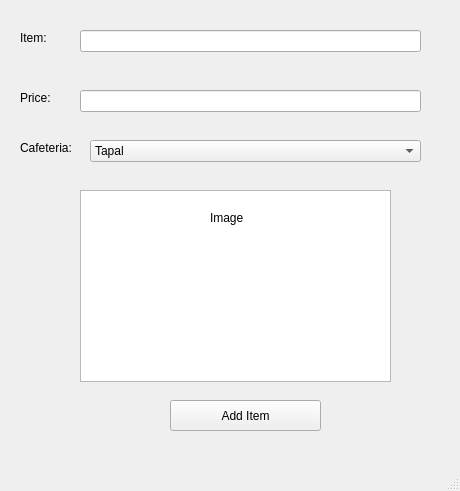
<?xml version="1.0" encoding="UTF-8"?>
<ui version="4.0">
 <class>MainWindow</class>
 <widget class="QMainWindow" name="MainWindow">
  <property name="geometry">
   <rect>
    <x>0</x>
    <y>0</y>
    <width>460</width>
    <height>491</height>
   </rect>
  </property>
  <property name="windowTitle">
   <string>MainWindow</string>
  </property>
  <widget class="QWidget" name="centralwidget">
   <widget class="QLabel" name="label">
    <property name="geometry">
     <rect>
      <x>20</x>
      <y>30</y>
      <width>55</width>
      <height>16</height>
     </rect>
    </property>
    <property name="text">
     <string>Item: </string>
    </property>
   </widget>
   <widget class="QLabel" name="label_2">
    <property name="geometry">
     <rect>
      <x>20</x>
      <y>90</y>
      <width>55</width>
      <height>16</height>
     </rect>
    </property>
    <property name="text">
     <string>Price:</string>
    </property>
   </widget>
   <widget class="QGraphicsView" name="graphicsView">
    <property name="geometry">
     <rect>
      <x>80</x>
      <y>190</y>
      <width>311</width>
      <height>192</height>
     </rect>
    </property>
   </widget>
   <widget class="QLabel" name="label_3">
    <property name="geometry">
     <rect>
      <x>210</x>
      <y>210</y>
      <width>55</width>
      <height>16</height>
     </rect>
    </property>
    <property name="text">
     <string>Image</string>
    </property>
   </widget>
   <widget class="QLineEdit" name="lineEdit">
    <property name="geometry">
     <rect>
      <x>80</x>
      <y>30</y>
      <width>341</width>
      <height>22</height>
     </rect>
    </property>
   </widget>
   <widget class="QLineEdit" name="lineEdit_2">
    <property name="geometry">
     <rect>
      <x>80</x>
      <y>90</y>
      <width>341</width>
      <height>22</height>
     </rect>
    </property>
   </widget>
   <widget class="QPushButton" name="pushButton">
    <property name="geometry">
     <rect>
      <x>170</x>
      <y>400</y>
      <width>151</width>
      <height>31</height>
     </rect>
    </property>
    <property name="text">
     <string>Add Item</string>
    </property>
   </widget>
   <widget class="QLabel" name="label_4">
    <property name="geometry">
     <rect>
      <x>20</x>
      <y>140</y>
      <width>61</width>
      <height>16</height>
     </rect>
    </property>
    <property name="text">
     <string>Cafeteria:</string>
    </property>
   </widget>
   <widget class="QComboBox" name="comboBox">
    <property name="geometry">
     <rect>
      <x>90</x>
      <y>140</y>
      <width>331</width>
      <height>22</height>
     </rect>
    </property>
    <item>
     <property name="text">
      <string>Tapal</string>
     </property>
    </item>
    <item>
     <property name="text">
      <string>Cafe2Go</string>
     </property>
    </item>
   </widget>
  </widget>
  <widget class="QMenuBar" name="menubar">
   <property name="geometry">
    <rect>
     <x>0</x>
     <y>0</y>
     <width>460</width>
     <height>26</height>
    </rect>
   </property>
  </widget>
  <widget class="QStatusBar" name="statusbar"/>
 </widget>
 <resources/>
 <connections/>
</ui>
